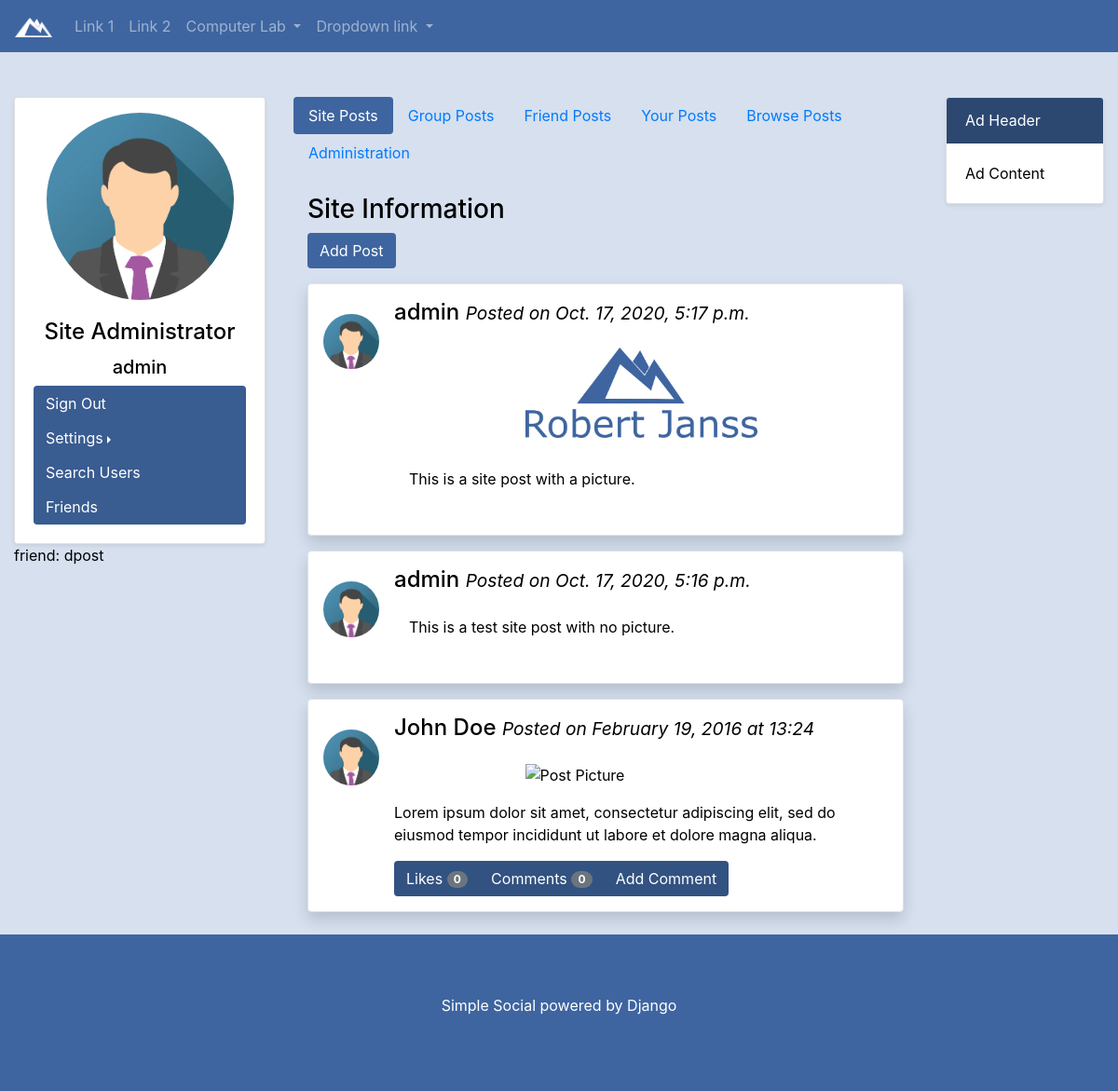
The app's page / (signed in) with its own data.
### accounts/models.py (models this page shows)
class CustomUser(AbstractUser):
    pass

### simplesocial2/models.py (models this page shows)
class UserProfile(models.Model):
    username = models.ForeignKey(
        User,
        on_delete=models.CASCADE,
    )
    avatar = models.ImageField(upload_to=userprofile_avatar_upload_dir, null=True, blank=True)
    friends = models.ManyToManyField('self',blank=True, related_name='myfriends')
    def __str__(self):
        return str(self.username)

class SitePost(models.Model):
    username = models.ForeignKey(
        UserProfile,
        on_delete=models.CASCADE,
    )
    post = models.TextField(max_length=1024)
    postpic = models.ImageField(upload_to=site_post_upload_dir, null=True,blank=True)
    postdate = models.DateTimeField(auto_now_add=True)

### simplesocial2/views.py (the view)
# urls.py: path('', views.homepage, name='home'),
def homepage(request):
    try:
        site_name = models.SiteSetting.objects.get(name='sitename')
    except models.SiteSetting.DoesNotExist:
        site_name = {'value':'Simple Social Media'}
    sitepost = models.SitePost.objects.order_by('-postdate')
    context = {'site_name':site_name, 'sitepost':sitepost, 'current_user':request.user}
    if request.user.is_authenticated:
        userpost = models.UserPost.objects.filter(username__username=request.user).order_by('-postdate')
        context['userpost'] = userpost
        myfriends = models.UserProfile.objects.get(username__username=request.user).friends.all()
        context['myfriends'] = myfriends
        friendpost = []
        for x in myfriends:
            friendpost += models.UserPost.objects.filter(username__username__username=x.username)
        '''
        friendpost = models.UserPost.objects.filter(username__username__username='dpost')
        '''
        context['friendpost'] = friendpost
    return render(request, 'simplesocial2/home.html', context)

### simplesocial2/templates/simplesocial2/home.html (shortened to what this page needs)
{% extends 'simplesocial2/_base.html' %}
{% load static %}
{% block content %}
    <div class="row">
    <div class="col-md-3" style="">
        {% if user.is_authenticated %}
		<div class="card shadow-sm align-self-start mx-auto" style="max-width:300px;">
			<img class="card-img-top rounded-circle mx-auto pt-3" src="{% static 'simplesocial2/images/img_avatar3.png' %}" alt="" style="width:75%">
			<div class="card-body">
				<h4 class="card-title text-center">{{ user.first_name }} {{ user.last_name }}</h4>
				<h5 class="text-center">{{ user.username }}</h5>
				<div class="btn-group-vertical btn-block">
					<button type="button" class="btn w3-theme-d1 text-left" onclick="window.location.assign('{% url 'logout' %}');">Sign Out</button>
					<div class="btn-group dropdown dropright">
						<button type="button" class="btn w3-theme-d1 dropdown-toggle text-left" data-toggle="dropdown">Settings</button>
					</div>
					<button type="button" class="btn w3-theme-d1 text-left">Search Users</button>
					<button type="button" class="btn w3-theme-d1 text-left">Friends</button>
				</div>
			</div>
		</div>
		{% for x in myfriends %}
		friend: {{ x.username }}
		{% endfor %}
        {% endif %}
    </div>
    <div class="col-md" style="">
		<ul class="nav nav-pills" role="tablist">
			<li class="nav-item">
		  		<a class="nav-link active ssoc-active" data-toggle="pill" href="#siteposts" onclick="$('#sitenew').fadeOut('fast')">Site Posts <span id="sitenew" class="badge badge-warning" style="display:none;">New</span></a>
			</li>
            {% if user.is_authenticated %}
			<li class="nav-item">
		  		<a class="nav-link ssoc-active" data-toggle="pill" href="#groupposts" onclick="$('#groupnew').fadeOut('fast')">Group Posts <span id="groupnew" class="badge badge-warning" style="display:none;">New</span></a>
			</li>
			<li class="nav-item">
		  		<a class="nav-link ssoc-active" data-toggle="pill" href="#friendposts" onclick="$('#friendnew').fadeOut('fast')">Friend Posts <span id="friendnew" class="badge badge-warning" style="display:none;">New</span></a>
			</li>
			<li>
				<a class="nav-link ssoc-active" data-toggle="pill" href="#yourposts">Your Posts</a>
			</li>
			<li>
				<a class="nav-link ssoc-active" data-toggle="pill" href="#browseposts">Browse Posts</a>
			</li>
            {% if user.is_superuser %}
			<li>
				<a class="nav-link ssoc-active" data-toggle="pill" href="#administration">Administration</a>
			</li>
            {% endif %}
            {% endif %}
		</ul>
		<div class="tab-content">
			<div id="siteposts" class="container tab-pane active"><br>
					<h3>Site Information</h3>
			  		{% if perms.simplesocial2.can_add_site_post %}
                    <button type="button" class="btn w3-theme mb-3">Add Post</button>
                    {% endif %}
					{% for site_post in sitepost %}
					<article class="media border rounded p-3 mb-3 shadow bg-white">
						{% if site_post.username.avatar %}
						<img src="{% get_media_prefix %}{{ site_post.username.avatar }}" alt="{{ site_post.username }}" class="mr-3 mt-3 rounded-circle" style="width:60px;">
						{% endif %}
						<div class="media-body">
							<h4>{{ site_post.username }} <small><i>Posted on {{ site_post.postdate }}</i></small></h4>
							{% if site_post.postpic %}
							<div class="d-flex justify-content-center p-3"><img src="{% get_media_prefix %}{{ site_post.postpic }}" alt="Post Picture" class="" style="width:50%;"></div>
							{% endif %}
							<p class="p-3">{{ site_post.post }}</p>
						</div>
					</article>
					{% endfor %}
				<article class="media border rounded p-3 shadow bg-white">
					<img src="{% static 'simplesocial2/images/img_avatar3.png' %}" alt="John Doe" class="mr-3 mt-3 rounded-circle" style="width:60px;">
					<div class="media-body">
						<h4>John Doe <small><i>Posted on February 19, 2016 at 13:24</i></small></h4>
						<div class="d-flex justify-content-center p-3"><img src="{% static 'simplesocial2/images/Apples_Cycles_02_4k.png' %}" alt="Post Picture" class="" style="width:50%;"></div>
						<p>Lorem ipsum dolor sit amet, consectetur adipiscing elit, sed do eiusmod tempor incididunt ut labore et dolore magna aliqua.</p>
						<div class="btn-group">
							<button type="button" class="btn w3-theme-d2">Likes <span class="badge badge-pill badge-secondary">0</span></button>
							<button type="button" class="btn w3-theme-d2" onclick="$(this).parent().siblings('#comments').slideToggle();">Comments <span class="badge badge-pill badge-secondary">0</span></button>
							<button type="button" class="btn w3-theme-d2">Add Comment</button>
						</div>
					</div>
				</article>
			</div>
		</div>
	</div>
    <div class="col-md-2">
		<div class="card shadow-sm mx-auto" style="cursor:pointer;max-width:240px;" onclick="window.open('#');">
		  <div class="card-header w3-theme-d3">Ad Header</div>
		  <div class="card-body">Ad Content</div>
		</div>
	</div>
    </div>
{% endblock content %}

### simplesocial2/templates/simplesocial2/_base.html (shortened to what this page needs)
{% load static %}
<!DOCTYPE html>
<html>
<head>
    <link rel="stylesheet" href="{% static 'simplesocial2/font-awesome/css/font-awesome.min.css' %}">
    <link rel="stylesheet" href="{% static 'simplesocial2/css/bootstrap.min.css' %}">
    <link rel="stylesheet" href="{% static 'simplesocial2/css/ssoc2.css' %}">
</head>
<body class="w3-theme-l4">
    <header>
        <nav class="navbar navbar-expand-md w3-theme navbar-dark fixed-top">
            <a class="navbar-brand" href="{% url 'home' %}"><img src="{% static 'simplesocial2/images/logo.png' %}" alt="Logo" style="width:40px;"></a>
            <div class="collapse navbar-collapse" id="collapsibleNavbar">
                <ul class="navbar-nav">
                    <li class="nav-item">
                    <a class="nav-link" href="#">Link 1</a>
                    </li>
                    <li class="nav-item">
                    <a class="nav-link" href="#">Link 2</a>
                    </li>
                    <li class="nav-item dropdown">
                    <a class="nav-link dropdown-toggle" href="#" id="navbardrop" data-toggle="dropdown">
                        Computer Lab
                    </a>
                    </li>
                    <li class="nav-item dropdown">
                    <a class="nav-link dropdown-toggle" href="#" id="navbardrop" data-toggle="dropdown">
                        Dropdown link
                    </a>
                    </li>
                </ul>
            </div>
        </nav><br>
    </header>
    <div class="container-fluid" style="margin-top:80px;">
        {% block content %}
        {% endblock content %}
    </div><br>
    <div class="d-flex align-content-end">
    <footer class="jumbotron jumbotron-fluid flex-fill w3-theme text-center" style="margin-bottom:0px;">
    <p>Simple Social powered by Django</p>
    </footer>
    </div>
</body>
</html>

### simplesocial2/templates/simplesocial2/postview.html (shortened to what this page needs)
{% load static %}

### simplesocial2/static/simplesocial2/css/ssoc2.css (style rules this page uses)
.w3-theme-l4 { color:#000 !important; background-color:#d6e0ef !important }
.w3-theme-d1 { color:#fff !important; background-color:#395c91 !important }
.w3-theme-d2 { color:#fff !important; background-color:#325281 !important }
.w3-theme-d3 { color:#fff !important; background-color:#2c4871 !important }
.w3-theme { color:#fff !important; background-color:#3e65a0 !important }
.nav-link.active.ssoc-active { background-color: #3e65a0; }

### records on screen
CustomUser: first_name "Site", last_name "Administrator", username "admin"
UserProfile: username "dpost"
SitePost: username.avatar (picture), username "admin", postdate "Oct. 17, 2020, 5:17 p.m.", postpic (picture), post "This is a site post with a picture."
SitePost: username.avatar (picture), username "admin", postdate "Oct. 17, 2020, 5:16 p.m.", post "This is a test site post with no picture."
